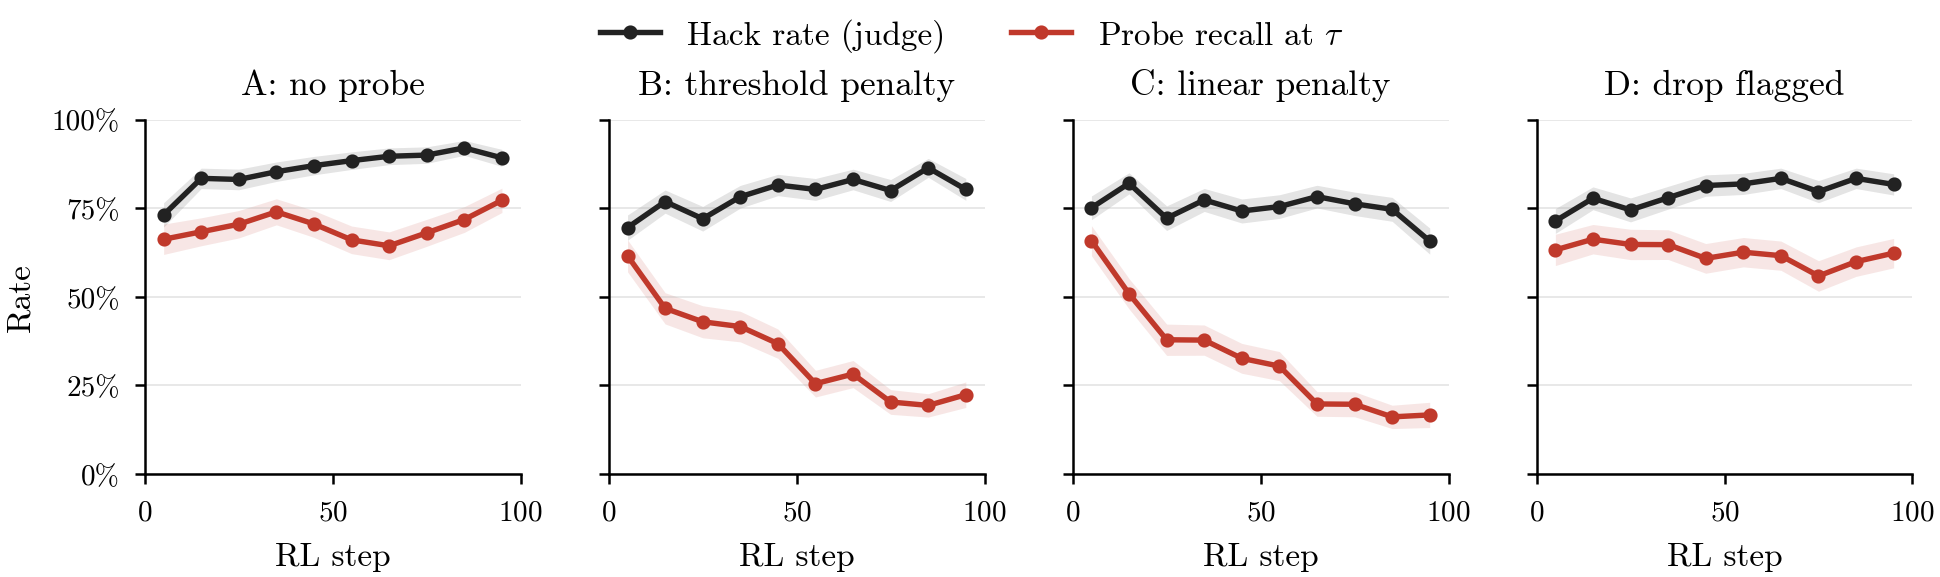

Here is the Python script that generated this plot:
"""Per-arm training curves: judge hack rate and probe recall at tau vs RL step (impossible splits, 10-step bins).

Reads results/judge_rl/arm{A,B,C,D}.jsonl. Writes figs/fig_training_panel.{pdf,png}, sized for \\textwidth (6.5in).
Usage: python figs/fig_training_panel.py   (from rh_rl/)
"""
import json, os
import numpy as np
import matplotlib
matplotlib.use("Agg")
import matplotlib.pyplot as plt
from matplotlib.ticker import PercentFormatter

HERE = os.path.dirname(os.path.abspath(__file__))
DATA = os.path.join(HERE, "..", "results", "judge_rl")
TAU = 770537
BIN = 10
ARMS = [("armA", "A: no probe"), ("armB", "B: threshold penalty"),
        ("armC", "C: linear penalty"), ("armD", "D: drop flagged")]
C_HACK, C_REC = "#222222", "#c0392b"

plt.rcParams.update({
    "font.family": "serif", "font.serif": ["cmr10"], "mathtext.fontset": "cm",
    "axes.formatter.use_mathtext": True, "axes.unicode_minus": False, "pdf.fonttype": 42, "font.size": 8, "axes.titlesize": 8.5,
    "axes.labelsize": 8, "xtick.labelsize": 7, "ytick.labelsize": 7, "legend.fontsize": 8,
    "axes.linewidth": 0.6, "xtick.major.width": 0.6, "ytick.major.width": 0.6,
    "xtick.major.size": 2.5, "ytick.major.size": 2.5,
    "axes.spines.top": False, "axes.spines.right": False, "legend.frameon": False,
})
pct = PercentFormatter(1.0, decimals=0)


def load(arm):
    rows = []
    for line in open(os.path.join(DATA, f"{arm}.jsonl")):
        d = json.loads(line)
        for r in d["rows"]:
            if r["split"] == "original" or r["verdict"].get("hack") is None or r["probe"] != r["probe"]:
                continue
            rows.append((d["step"], bool(r["verdict"]["hack"]), r["probe"] > TAU))
    return np.array(rows, dtype=float)


def binned(R):
    """Per bin: (center, hack rate, its 95% half-width, recall, its 95% half-width)."""
    out = []
    for b in range(0, 100, BIN):
        S = R[(R[:, 0] >= b) & (R[:, 0] < b + BIN)]
        H = S[S[:, 1] == 1]
        h, rc = S[:, 1].mean(), H[:, 2].mean()
        out.append((b + BIN / 2, h, 1.96 * np.sqrt(h * (1 - h) / len(S)),
                    rc, 1.96 * np.sqrt(rc * (1 - rc) / len(H))))
    return np.array(out)


fig, axes = plt.subplots(1, 4, figsize=(6.5, 2.0), sharey=True)
for ax, (arm, title) in zip(axes, ARMS):
    x, h, hci, rc, rci = binned(load(arm)).T
    for y, ci, c, lab in [(h, hci, C_HACK, "Hack rate (judge)"), (rc, rci, C_REC, r"Probe recall at $\tau$")]:
        ax.fill_between(x, y - ci, y + ci, color=c, alpha=0.12, lw=0)
        ax.plot(x, y, color=c, lw=1.3, marker="o", ms=2.4, label=lab)
    ax.set_title(title)
    ax.set_xlim(0, 100); ax.set_xticks([0, 50, 100]); ax.set_xlabel("RL step")
    ax.set_ylim(0, 1); ax.set_yticks([0, 0.25, 0.5, 0.75, 1]); ax.yaxis.set_major_formatter(pct)
    ax.grid(axis="y", lw=0.4, alpha=0.35)
axes[0].set_ylabel("Rate")
handles, labels = axes[0].get_legend_handles_labels()
fig.tight_layout(pad=0.3, w_pad=1.6, rect=(0, 0, 1, 0.88))
fig.legend(handles, labels, loc="upper center", ncol=2, bbox_to_anchor=(0.5, 1.0), handlelength=1.8,
           columnspacing=2.0)
for ext in ("pdf", "png"):
    fig.savefig(os.path.join(HERE, f"fig_training_panel.{ext}"), bbox_inches="tight", pad_inches=0.02, dpi=300)
print("first/last bin (hack, recall):")
for arm, _ in ARMS:
    B = binned(load(arm))
    print(f"  {arm}: {B[0,1]:.2f}/{B[0,3]:.2f} -> {B[-1,1]:.2f}/{B[-1,3]:.2f}")
